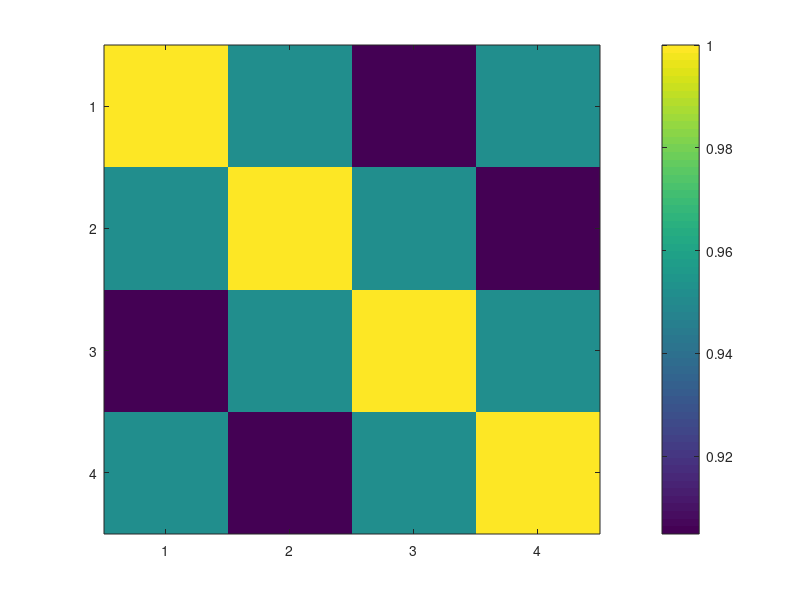
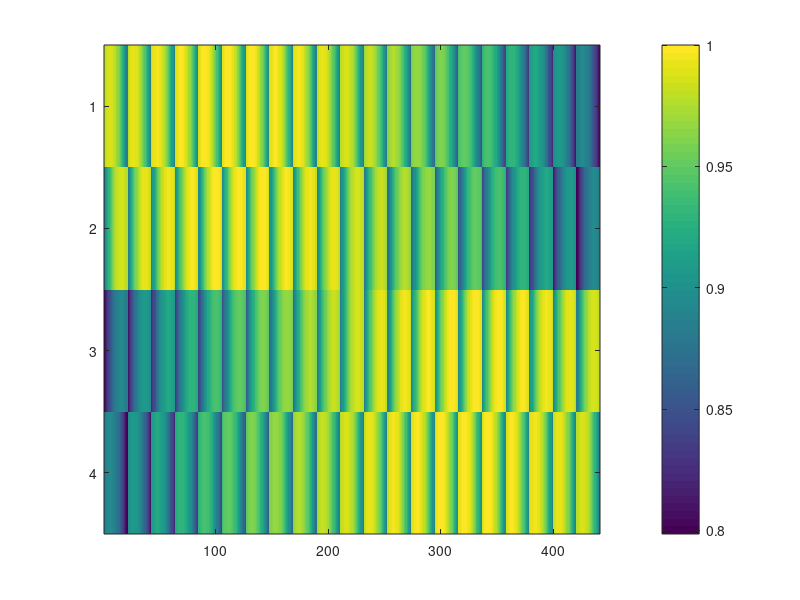
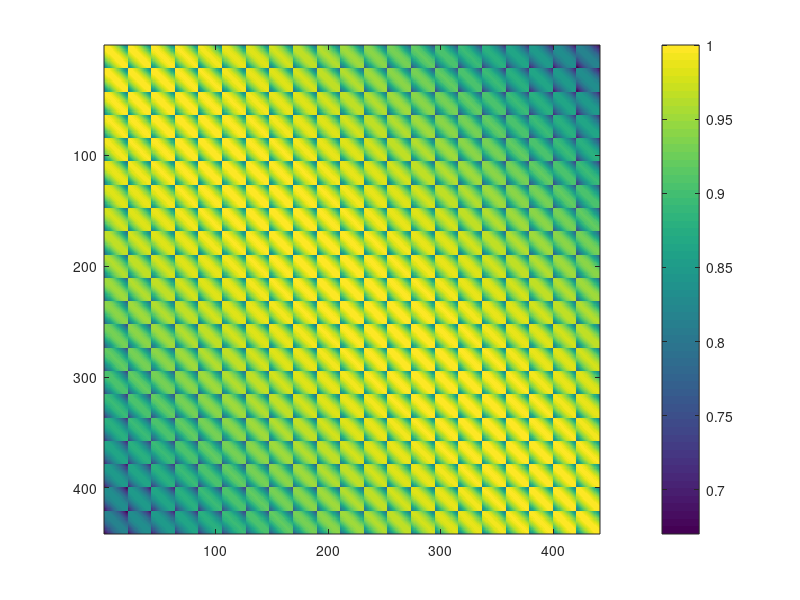
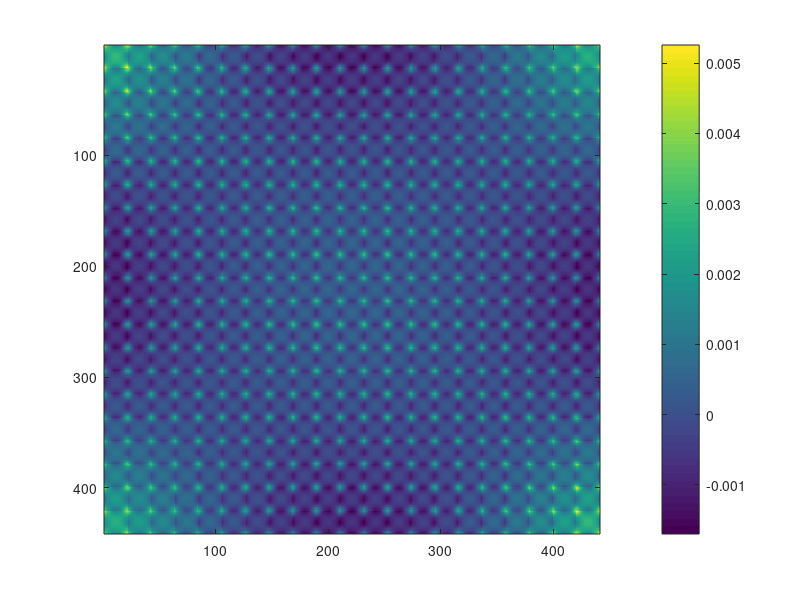

These figures' MATLAB source, in order:
% GPIS learning
% 1D example, zero mean

close all; clear all; clc;

X = [-0.5,-0.5;
     -0.5,0.5;
     0.5,0.5;
     0.5,-0.5]';
%      0.0,0.707,
%      0.707,-0.0,
%      -0.707,0.0,
%      0.0, -0.707]';
 
m = length(X); 

f = zeros(m,1);

[Xg,Yg] = meshgrid(-1:0.1:1,-1:0.1:1);
[d1,d2] = size(Xg);
Xs = [reshape(Xg,d1*d2,1),reshape(Yg,d1*d2,1)]';
n = length(Xs);

sigma = 1;
gamma = 0.1;

kernel = @(x,y)(sigma^2 * exp(-1/2 * gamma *(x - y)'*(x - y)));

R = 1;
cen = [0.0, 0.0]';
mean = @(x) 1/2/R*((x-cen)'*(x-cen) - R*2);


K = [];
for i = 1:m
    for j = 1:m
       K(i,j) = kernel(X(:,i), X(:,j));
    end
end


Ks = [];
for i = 1:m
    for j = 1:n
       Ks(i,j) = kernel(X(:,i), Xs(:,j)); 
    end
end


Kss = [];
for i = 1:n
    for j = 1:n
       Kss(i,j) = kernel(Xs(:,i), Xs(:,j));
    end
end


figure();
imagesc(K);
colorbar;

figure();
imagesc(Ks);
colorbar;

figure();
imagesc(Kss);
colorbar;


for i = 1:m
    mu(i) = mean(X(:,i));
end

for i = 1:n
    mus(i) = mean(Xs(:,i));
end
mu = mu';
mus = mus';

fs = mus + Ks'*inv(K)*(f - mu);
sig = Kss' - Ks'*inv(K)*Ks;

figure();
imagesc(sig);
colorbar;


d = diag(sig);
devFsP = fs + d;
devFsP = reshape(devFsP,d1,d2);

devFsN = fs - d;
devFsN = reshape(devFsN,d1,d2);

Fs = reshape(fs,d1,d2);
figure();
hold on;
plot(X(1,:), X(2,:), 'r*');
surf(Xg,Yg,Fs);
surf(Xg,Yg,devFsN);
surf(Xg,Yg,devFsP);

figure();
hold on;
plot(X(1,:), X(2,:), 'r*');
contour(Xg,Yg,Fs)
